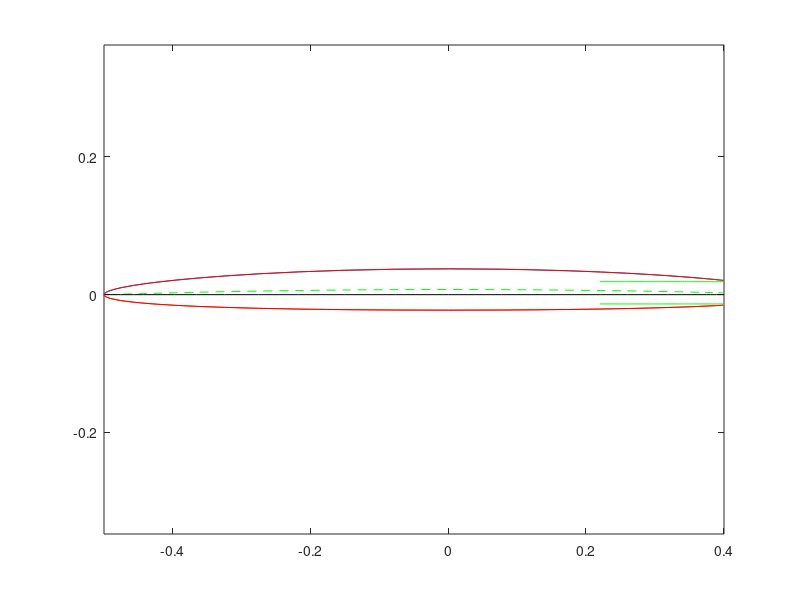

The MATLAB script that drew this image: (Note: this script raises an error after producing the figure.)
%
%   See NASA-TM-2005-213545, Trailig edge blowing on a two-dimensional
%   six-percent thick elliptical circulation control airfoil up to
%   transonic conditions. MG Alexander, SG Anders, SK Johnson, JP Florance
%   & DF Keller
%
%
%
%   M. Forster, 2013
%

clear all
format long

xmax=0.5;           % half chord length
np=61;              % number points (odd)
cc=0.9;             % truncation for CC wing, cc=1 for pure ellipse.
cc=double(1-2*(1-cc));      % correction for using half chord

h=4;                % h/c = 0.0012, 0.0020, 0.0026, 0.0007
r=3;                % ratio = 1.78, 2.38, 2.98

ratio=[1.78, 2.38, 2.98];              % ratio = coanda ellipse major/minor

disp('chord length =');
disp(2*xmax);
ymax=0.06*xmax;      % 6% thickness
cmax=0.0075*2*xmax;     %max camber = 0.75% chord
z=zeros(1,np);        % zero matrix - for z coordinate, also for x axis on plot

x=linspace(-4.5,4.5,np-2);
x=[-xmax,double(xmax*tanh(x(1:(np+1)/2))),double(cc*xmax*tanh(x((np+1)/2+1:np-2))),cc*xmax];    % exponential distribution of points about LE and TE
y=ymax*sqrt(1-(x/xmax).^2);             % eqn of ellipse

%elliptical camber
% camber=cmax*sqrt(1-(x/xmax).^2);        % eqn of camber
%
%circular camber
y1=(cmax^2-xmax^2)/(2*cmax);
% x^2+(y+y1)^2=r^2 -> (cmax+y1)^2=r^2 && xmax^2+y1^2=r^2
% -> cmax^2 + 2*cmax*y1 = xmax^2
rsq=xmax^2+y1^2;
camber=sqrt(rsq-x.^2)+y1;
theta=atand(-xmax/y1)

u=[x;camber+y;z];
l=[x;camber-y;z];

plot(x,u(2,:))
hold on
plot(x,l(2,:))
plot(x,camber,'--g')
plot(x,z,'k')

% 151124 new
%beta=linspace(0,pi,np);
%xc=-cos(beta)/2;
xc=x;

yt=ymax*sqrt(1-(xc/xmax).^2);
y1=(cmax^2-xmax^2)/(2*cmax);
rsq=xmax^2+y1^2;
camber=sqrt(rsq-xc.^2)+y1;

theta = atan(xc./(y1+camber)); % angle wrt y axis
unew = [xc-yt.*sin(theta);camber + yt.*cos(theta);z];
lnew = [xc+yt.*sin(theta);camber - yt.*cos(theta);z];

plot(unew(1,:),unew(2,:),'r')
plot(lnew(1,:),lnew(2,:),'r')

%
axis equal


fileID = fopen('151124upper_points.dat','w');
fprintf(fileID,'%3.0f %1s\n',np,'2');
fprintf(fileID,'%10f %10f %10f\n',unew);
fclose(fileID);

fileID = fopen('151124lower_points.dat','w');
fprintf(fileID,'%3.0f %1s\n',np,'2');
fprintf(fileID,'%10f %10f %10f\n',lnew);
fclose(fileID);

if isequal(cc,1)
    disp('unblown aerofoil')
else
    disp('cc aerofoil')

%%%%  COANDA SURFACE  %%%%%


rs=0.91*xmax/30;
rte=ratio*rs;


sh=0.03*2*xmax/30;            %[.001246,.001994,.002599,.000748]
thick=y(np)-rs-sh;

xe=linspace(x(np)-rte(r),x(np)+rte(r),np);
ye=rs*sqrt(1-((xe-x(np))/rte(r)).^2);             % eqn of ellipse

% ellipse profile

% plot(xe,camber(np)+ye)
% plot(xe,camber(np)-ye)

ue=[xe;camber(np)+ye;z];
le=[xe;camber(np)-ye;z];

% plenum wall profile

xp=linspace(xmax*(0.72*2-1),x(np),np);

plot(xp,camber(np)+y(np)-thick*ones(1,np),'g')
plot(xp,camber(np)-y(np)+thick*ones(1,np),'g')

up=[xp;camber(np)+y(np)-thick*ones(1,np);z];
lp=[xp;camber(np)-y(np)+thick*ones(1,np);z];

% fileID = fopen('upper_skin.dat','w');
% fprintf(fileID,'%3.0f %1s\n',np,'2');
% fprintf(fileID,'%10f %10f %10f\n',up);
% fclose(fileID);
%
% fileID = fopen('lower_skin.dat','w');
% fprintf(fileID,'%3.0f %1s\n',np,'2');
% fprintf(fileID,'%10f %10f %10f\n',lp);
% fclose(fileID);


% inner plenum wall

F=[0.85,0.8,0.75];

% plot(xp,camber(np)+y(np)-thick*ones(1,np)-0.009*2*xmax,'m')
% plot(xp,camber(np)-y(np)+thick*ones(1,np)+0.009*2*xmax,'m')

u1=[xp(1:F(r)*np),xe(0.15*np:np+1);camber(np)+y(np)-thick*ones(1,F(r)*np)-0.009*2*xmax,camber(np)+ye(0.15*np:np+1);z(1:F(r)*np),z(0.15*np:np+1)];
u2=[xp(1:F(r)*np),xe(0.15*np:np+1);camber(np)-y(np)+thick*ones(1,F(r)*np)+0.009*2*xmax,camber(np)-ye(0.15*np:np+1);z(1:F(r)*np),z(0.15*np:np+1)];

plot(u1(1,:),u1(2,:),'m')
plot(u2(1,:),u2(2,:),'m')

% fileID = fopen('upper_coanda.dat','w');
% fprintf(fileID,'%3.0f %1s\n',(0.85+F(r))*np,'2');
% fprintf(fileID,'%10f %10f %10f\n',u1);
% fclose(fileID);
%
% fileID = fopen('lower_coanda.dat','w');
% fprintf(fileID,'%3.0f %1s\n',(0.85+F(r))*np,'2');
% fprintf(fileID,'%10f %10f %10f\n',u2);
% fclose(fileID);

end
